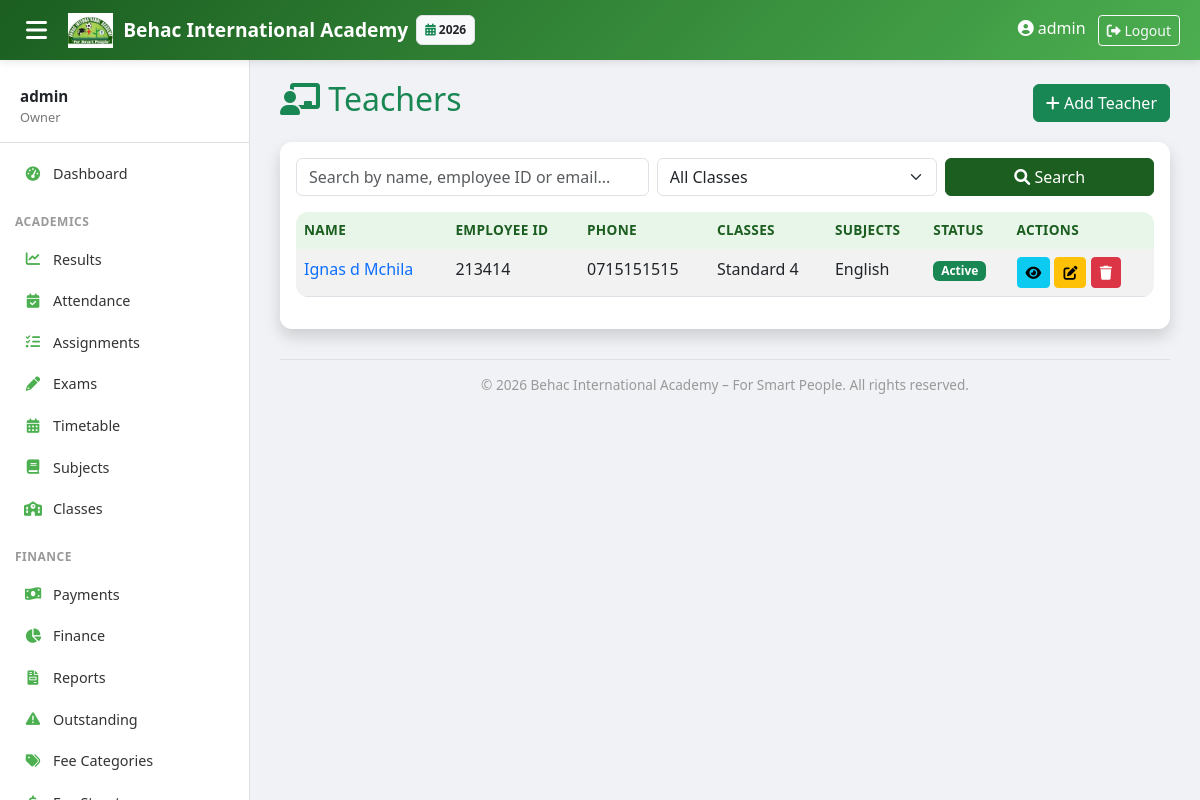
/teachers/ (signed in), run on the app's committed database.
### core/models.py (models this page shows, shortened)
class AcademicYear(models.Model):
    name = models.CharField(max_length=20)  # "2025-2026"
    start_date = models.DateField()
    end_date = models.DateField()
    is_current = models.BooleanField(default=False)

### staff/models.py (models this page shows, shortened)
class StaffBase(models.Model):
    user = models.OneToOneField(User, on_delete=models.CASCADE, related_name='%(class)s_profile')
    middle_name = models.CharField(max_length=50, blank=True, null=True)   # <-- added
    employee_id = models.CharField(max_length=20, unique=True)
    phone = models.CharField(max_length=15)
    address = models.TextField(blank=True)
    hire_date = models.DateField()
    base_salary = models.DecimalField(max_digits=10, decimal_places=2, default=0)
    qualification = models.TextField(blank=True)
    cv = models.FileField(upload_to='staff/cv/', blank=True, null=True)
    certificates = models.FileField(upload_to='staff/certificates/', blank=True, null=True)
    is_active = models.BooleanField(default=True)
    class Meta:
        abstract = True

class Teacher(StaffBase):
    subjects = models.ManyToManyField(Subject, blank=True, related_name='teachers')
    classes = models.ManyToManyField(ClassLevel, blank=True, related_name='teachers')

### academics/models.py (models this page shows, shortened)
class ClassLevel(models.Model):
    LEVEL_TYPES = (('PRE','Pre-primary'), ('PRIMARY','Primary'))
    name = models.CharField(max_length=20)  # "Pre 1", "Grade 1"
    level_type = models.CharField(max_length=10, choices=LEVEL_TYPES)
    order = models.PositiveSmallIntegerField(unique=True)  # 1..9
    class Meta:
        ordering = ['order']

class Subject(models.Model):
    name = models.CharField(max_length=50)
    code = models.CharField(max_length=10, unique=True)
    classes = models.ManyToManyField(ClassLevel, related_name='subjects')
    class Meta:
        ordering = ['name']

### staff/views.py (the view)
# urls.py: path('', views.TeacherListView.as_view(), name='teacher_list'),
class TeacherListView(LoginRequiredMixin, AdminRequiredMixin, ListView):
    model = Teacher
    template_name = 'staff/teacher_list.html'
    context_object_name = 'teachers'

### academics/context_processors.py (called while the page is built)
def academic_year_processor(request):
    current_year = AcademicYear.objects.filter(is_current=True).first()
    all_years = AcademicYear.objects.all().order_by('-start_date')
    return {
        'current_year': current_year,
        'all_years': all_years,
    }

### staff/views.py (called while the page is built)
    def test_func(self):
        return self.request.user.is_superuser or self.request.user.groups.filter(name__in=['Admin', 'Owner']).exists()

### templates/staff/teacher_list.html (shortened to what this page needs)
{% extends 'base.html' %}
{% block content %}
<div class="d-flex justify-content-between align-items-center mb-3">
    <h2 class="text-success"><i class="fas fa-chalkboard-teacher"></i> Teachers</h2>
    <a href="{% url 'staff:teacher_create' %}" class="btn btn-success"><i class="fas fa-plus"></i> Add Teacher</a>
</div>
<div class="card shadow">
    <div class="card-body"><form method="get" class="row g-2 mb-3">
    <div class="col-md-5">
        <input type="text" name="q" class="form-control" placeholder="Search by name, employee ID or email..." value="{{ q }}">
    </div>
    <div class="col-md-4">
        <select name="class" class="form-select">
            <option value="">All Classes</option>
        </select>
    </div>
    <div class="col-md-3">
        <button type="submit" class="btn btn-behac w-100"><i class="fas fa-search"></i> Search</button>
    </div>
</form>
        <table class="table table-striped">
            <thead>
                <tr>
                    <th>Name</th>
                    <th>Employee ID</th>
                    <th>Phone</th>
                    <th>Classes</th>
                    <th>Subjects</th>
                    <th>Status</th>
                    <th>Actions</th>
                </tr>
            </thead>
            <tbody>
                {% for t in teachers %}
                <tr>
                    <td>
                        <a href="{% url 'staff:teacher_detail' t.pk %}" class="text-decoration-none">
                            {{ t.user.first_name }} {{ t.middle_name|default:"" }} {{ t.user.last_name }}
                        </a>
                    </td>
                    <td>{{ t.employee_id }}</td>
                    <td>{{ t.phone }}</td>
                    <td>{% for cls in t.classes.all %}{{ cls.name }}{% if not forloop.last %}, {% endif %}{% endfor %}</td>
                    <td>{% for sub in t.subjects.all %}{{ sub.name }}{% if not forloop.last %}, {% endif %}{% endfor %}</td>
                    <td>{% if t.is_active %}<span class="badge bg-success">Active</span>{% else %}<span class="badge bg-secondary">Inactive</span>{% endif %}</td>
                    <td>
                        <a href="{% url 'staff:teacher_detail' t.pk %}" class="btn btn-sm btn-info" title="View">
                            <i class="fas fa-eye"></i>
                        </a>
                        <a href="{% url 'staff:teacher_update' t.pk %}" class="btn btn-sm btn-warning" title="Edit">
                            <i class="fas fa-edit"></i>
                        </a>
                        <a href="{% url 'staff:teacher_delete' t.pk %}" class="btn btn-sm btn-danger" title="Delete">
                            <i class="fas fa-trash"></i>
                        </a>
                    </td>
                </tr>
                {% empty %}
                <tr><td colspan="7">No teachers found. Add one!</td></tr>
                {% endfor %}
            </tbody>
        </table>
    </div>
</div>
{% endblock %}

### templates/base.html (shortened to what this page needs)
<!DOCTYPE html>
<html lang="en">
<head>
    <link href="https://cdn.jsdelivr.net/npm/bootstrap@5.3.0/dist/css/bootstrap.min.css" rel="stylesheet">
    <link rel="stylesheet" href="https://cdnjs.cloudflare.com/ajax/libs/font-awesome/6.0.0/css/all.min.css">
</head>
<body>
    {% if user.is_authenticated %}
    <nav class="topbar">
        <button class="sidebar-toggle" onclick="document.querySelector('.sidebar').classList.toggle('show')">
            <i class="fas fa-bars"></i>
        </button>
        <a class="topbar-brand" href="{% url 'dashboard:home' %}">
            <img src="/static/images/behac_logo.png" alt="Logo"> Behac International Academy
        </a>
        {% if current_year %}
        <span class="badge bg-light text-dark ms-2 p-2 border" style="font-size: 0.75rem;">
            <i class="fas fa-calendar-alt text-success"></i> {{ current_year.name }}
        </span>
        {% endif %}
        <div class="ms-auto">
            {% if user.is_authenticated %}
                <span class="me-2 d-none d-sm-inline"><i class="fas fa-user-circle"></i> {{ user.get_full_name|default:user.username }}</span>
                <form method="post" action="{% url 'logout' %}" style="display:inline;">
                    <button type="submit" class="btn btn-sm btn-outline-light">
                        <i class="fas fa-sign-out-alt"></i> Logout
                    </button>
                </form>
            {% endif %}
        </div>
    </nav>
    <div class="sidebar" id="sidebar">
        <div class="user-info">
            <div class="name">{{ user.get_full_name|default:user.username }}</div>
            <div class="role">
                {% if user.is_superuser %}Owner
                {% elif user.groups.all %}{{ user.groups.first.name }}
                {% else %}Staff{% endif %}
            </div>
        </div>
        {% if user.is_authenticated %}
        <ul class="nav flex-column">
            <li class="nav-item">
                <a class="nav-link {% if request.path == '/' %}active{% endif %}" href="{% url 'dashboard:home' %}">
                    <i class="fas fa-tachometer-alt"></i> Dashboard
                </a>
            </li>
            {% with user_groups=user.groups.all %}
            {% if user.is_superuser or 'Admin' in user_groups|join:', ' or 'Owner' in user_groups|join:', ' or 'Teacher' in user_groups|join:', ' %}
            <li class="nav-section">Academics</li>
            <li class="nav-item">
                <a class="nav-link {% if '/academics/result/' in request.path %}active{% endif %}" href="{% url 'academics:result_list' %}"><i class="fas fa-chart-line"></i> Results</a>
            </li>
            <li class="nav-item">
                <a class="nav-link {% if '/academics/attendance/' in request.path %}active{% endif %}" href="{% url 'academics:attendance_list' %}"><i class="fas fa-calendar-check"></i> Attendance</a>
            </li>
            <li class="nav-item">
                <a class="nav-link {% if '/academics/assignment/' in request.path %}active{% endif %}" href="{% url 'academics:assignment_list' %}"><i class="fas fa-tasks"></i> Assignments</a>
            </li>
            <li class="nav-item">
                <a class="nav-link {% if '/academics/exam/' in request.path %}active{% endif %}" href="{% url 'academics:exam_list' %}"><i class="fas fa-pencil-alt"></i> Exams</a>
            </li>
            <li class="nav-item">
                <a class="nav-link {% if '/academics/timetable/' in request.path %}active{% endif %}" href="{% url 'academics:timetable_list' %}"><i class="fas fa-calendar-alt"></i> Timetable</a>
            </li>
            <li class="nav-item">
                <a class="nav-link {% if '/academics/subject/' in request.path %}active{% endif %}" href="{% url 'academics:subject_list' %}"><i class="fas fa-book"></i> Subjects</a>
            </li>
            <li class="nav-item">
                <a class="nav-link {% if '/academics/classlevel/' in request.path %}active{% endif %}" href="{% url 'academics:classlevel_list' %}"><i class="fas fa-school"></i> Classes</a>
            </li>
            {% endif %}
            {% if user.is_superuser or 'Admin' in user_groups|join:', ' or 'Owner' in user_groups|join:', ' or 'Accountant' in user_groups|join:', ' %}
            <li class="nav-section">Finance</li>
            <li class="nav-item">
                <a class="nav-link {% if '/finance/payment/' in request.path %}active{% endif %}" href="{% url 'finance:payment_list' %}"><i class="fas fa-money-bill-wave"></i> Payments</a>
            </li>
            <li class="nav-item">
                <a class="nav-link {% if '/finance/accountant/' in request.path %}active{% endif %}" href="{% url 'finance:accountant_dashboard' %}"><i class="fas fa-chart-pie"></i> Finance</a>
            </li>
            <li class="nav-item">
                <a class="nav-link {% if '/finance/payment_report/' in request.path %}active{% endif %}" href="{% url 'finance:payment_report' %}"><i class="fas fa-file-invoice"></i> Reports</a>
            </li>
            <li class="nav-item">
                <a class="nav-link {% if '/finance/outstanding/' in request.path %}active{% endif %}" href="{% url 'finance:outstanding_report' %}"><i class="fas fa-exclamation-triangle"></i> Outstanding</a>
            </li>
            <li class="nav-item">
                <a class="nav-link {% if '/finance/category/' in request.path %}active{% endif %}" href="{% url 'finance:category_list' %}"><i class="fas fa-tags"></i> Fee Categories</a>
            </li>
            <li class="nav-item">
                <a class="nav-link {% if '/finance/feestructure/' in request.path %}active{% endif %}" href="{% url 'finance:feestructure_list' %}"><i class="fas fa-dollar-sign"></i> Fee Structures</a>
            </li>
            {% endif %}
            {% endwith %}
        </ul>
        {% endif %}
    </div>
    {% endif %}
    <div class="main-content"{% if not user.is_authenticated %} style="margin-left: 0 !important;"{% endif %}>
        {% block content %}{% endblock %}
        <div class="main-footer">
            &copy; {% now "Y" %} Behac International Academy – For Smart People. All rights reserved.
        </div>
    </div>
</body>
</html>

### templates/base.html (style rules this page uses)
:root { --behac-dark: #1B5E20; --behac-light: #4CAF50; --behac-bg: #E8F5E9; --sidebar-width: 250px; }
body { background-color: #f0f2f5; font-family: 'Segoe UI', Tahoma, Geneva, Verdana, sans-serif; overflow-x: hidden; }
.topbar { background: linear-gradient(135deg, var(--behac-dark), var(--behac-light)); box-shadow: 0 2px 8px rgba(0,0,0,0.1); position: fixed; top: 0; left: 0; right: 0; z-index: 1030; height: 60px; display: flex; align-items: center; padding: 0 20px; color: white; }
.topbar-brand { font-weight: bold; font-size: 1.2rem; color: white; text-decoration: none; display: flex; align-items: center; gap: 10px; }
.topbar-brand img { height: 35px; }
.sidebar-toggle { background: none; border: none; color: white; font-size: 1.5rem; cursor: pointer; margin-right: 15px; }
.sidebar { position: fixed; top: 60px; left: 0; bottom: 0; width: var(--sidebar-width); background: white; border-right: 1px solid #e0e0e0; padding-top: 10px; overflow-y: auto; z-index: 1020; transition: transform 0.3s ease; }
.sidebar .nav-section { padding: 8px 15px; font-size: 0.75rem; text-transform: uppercase; font-weight: 700; color: #999; letter-spacing: 0.5px; margin-top: 10px; }
.sidebar .nav-item { padding: 0; }
.sidebar .nav-link { padding: 10px 20px; color: #333; display: flex; align-items: center; gap: 10px; border-left: 3px solid transparent; transition: all 0.2s; font-size: 0.9rem; }
.sidebar .nav-link i { width: 20px; text-align: center; color: var(--behac-light); }
.sidebar .user-info { padding: 15px 20px; border-bottom: 1px solid #e0e0e0; margin-bottom: 10px; }
.sidebar .user-info .name { font-weight: 600; font-size: 0.95rem; }
.sidebar .user-info .role { font-size: 0.8rem; color: #777; }
.main-content { margin-top: 60px; margin-left: var(--sidebar-width); padding: 20px 30px; min-height: calc(100vh - 60px); }
.main-footer { margin-top: 30px; padding-top: 15px; border-top: 1px solid #e0e0e0; text-align: center; color: #999; font-size: 0.85rem; }
.card { border-radius: 12px; box-shadow: 0 2px 8px rgba(0,0,0,0.05); border: none; transition: box-shadow 0.2s; }
.btn-behac { background-color: var(--behac-dark); border-color: var(--behac-dark); color: white; }
table.table { background: white; border-radius: 12px; overflow: hidden; }
table.table thead th { background-color: var(--behac-bg); color: var(--behac-dark); border-bottom: none; font-weight: 600; font-size: 0.85rem; text-transform: uppercase; letter-spacing: 0.3px; }

### data on the page
AcademicYear: name "2026"
Teacher: user.first_name "Ignas", middle_name "d", user.last_name "Mchila", employee_id "213414", phone "0715151515", is_active "Active"
ClassLevel: name "Standard 4"
Subject: name "English"

### other printed values
{{ user.get_full_name|default:user.username }} "admin"
